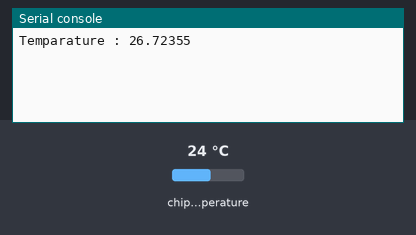
Simulated run of this program. Board: Raspberry Pi Pico running MicroPython. Shown: the last lines printed to the serial console. The inputs (shaded band) are chosen by the test bench; at power-on: chip temperature 24 °C.

Above: at 1.2 s.
1.3 s: chip temperature set to 1 °C
At 2.5 s:
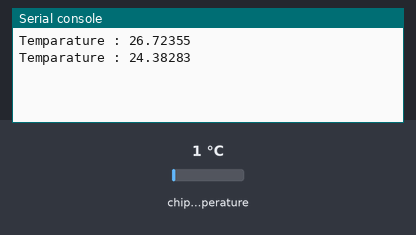
4.0 s: chip temperature set to 11 °C
At 5.2 s:
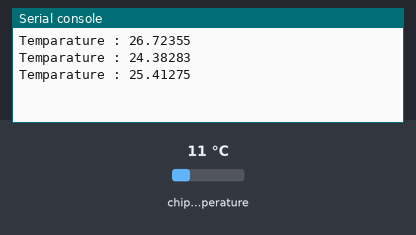
Timing chart, 0 to 7.0 s (numbered marks = the images above; inputs shaded):
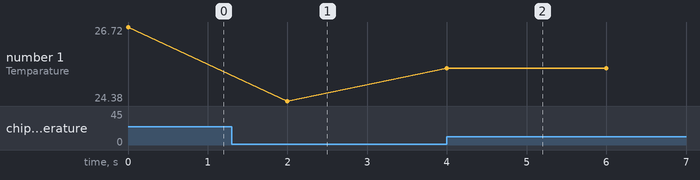

Measured:
- after the input at 1.3 s, the serial console: prints a new line after 0.70 s (image 1)
- after the input at 4.0 s, the serial console: prints a new line at once (image 2)
- plotted number 1: 26.72 → 24.38 after the input at 1.3 s, 24.38 → 25.41 after the input at 4.0 s

The program:

8_isi_sensoru.py
```python
import machine
import utime

sicaklik_sensoru = machine.ADC(4)

birim_donusum = 3.3 / (65535)

while True:
    okuma = sicaklik_sensoru.read_u16()*birim_donusum

    formul = 27 - (okuma-0.706)/0.01721

    print("Temparature :",formul)
    utime.sleep(2)
```
